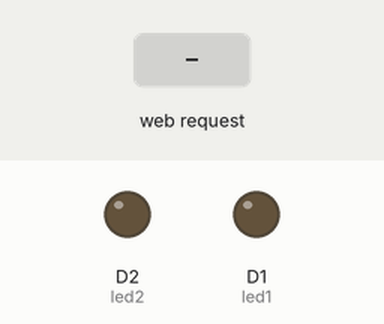
Simulated run of this sketch. Board: ESP8266 (NodeMCU). Shown: output pins drawn as LEDs (lit = HIGH). The inputs (shaded band) are chosen by the test bench. What the sketch prints to the serial monitor is not drawn.

Above: at 1.2 s.
1.3 s: HTTP request GET /LED1ON received
At 1.9 s:
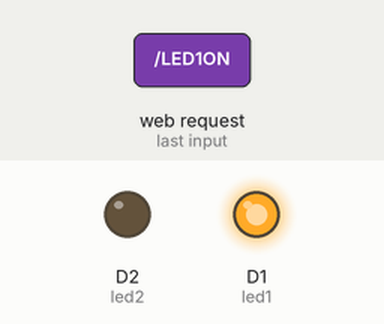
2.8 s: HTTP request GET /LED2ON received
At 4.0 s:
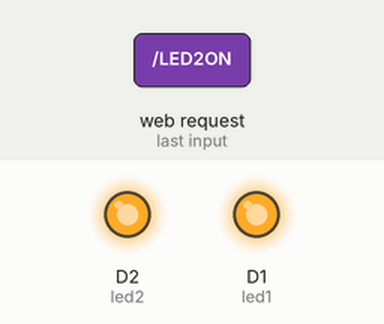
4.3 s: HTTP request GET /LED1OFF received
At 5.4 s:
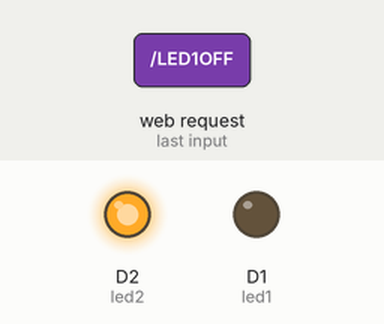
5.8 s: HTTP request GET /LED2OFF received
At 6.6 s:
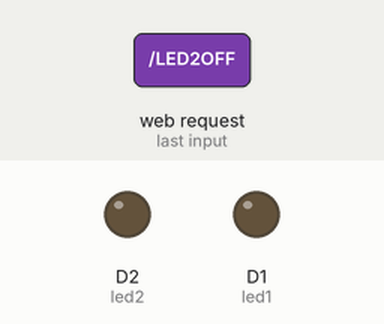
Timing chart, 0 to 8.3 s (numbered marks = the images above; inputs shaded):
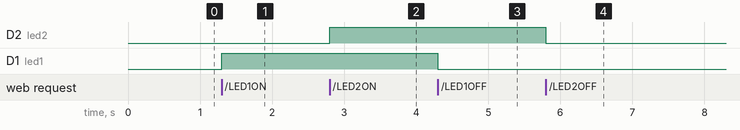

The sketch:

ledCtrl.ino
```cpp
#include <ESP8266WiFi.h>
WiFiServer server(80);
const char* ssid = "NodeMCU";
const char* password = "12345678";
int led1 = D1;
int led2 = D2;
void setup() {
  Serial.begin(9600);
  pinMode(led1, OUTPUT);
  pinMode(led2, OUTPUT);
  digitalWrite(led1, LOW);
  digitalWrite(led2, LOW);

  WiFi.softAP(ssid, password);
  Serial.println("Soft AP Started");
  Serial.print("IP Address: ");
  Serial.println(WiFi.softAPIP());

  server.begin();
}

void loop() {
  WiFiClient client = server.available();
  if (!client) return;

  String request = client.readStringUntil('\r');
  client.flush();

  if (request.indexOf("/LED1ON") != -1)
    digitalWrite(led1, HIGH);

  if (request.indexOf("/LED1OFF") != -1)
    digitalWrite(led1, LOW);

  if (request.indexOf("/LED2ON") != -1)
    digitalWrite(led2, HIGH);

  if (request.indexOf("/LED2OFF") != -1)
    digitalWrite(led2, LOW);

  client.println("HTTP/1.1 200 OK");
  client.println("Content-Type: text/html");
  client.println();
  client.println("<html><body>");
  client.println("<h2>ESP8266 Two LED Control</h2>");
  client.println("<p>LED 1</p>");
  client.println("<a href=\"/LED1ON\"><button>ON</button></a>");
  client.println("<a href=\"/LED1OFF\"><button>OFF</button></a>");
  client.println("<p>LED 2</p>");
  client.println("<a href=\"/LED2ON\"><button>ON</button></a>");
  client.println("<a href=\"/LED2OFF\"><button>OFF</button></a>");
  client.println("</body></html>");

  delay(1);
}
```

Measured:
- after the input at 1.3 s, D1 (led1): LOW → HIGH at once
- after the input at 2.8 s, D2 (led2): LOW → HIGH at once
- after the input at 4.3 s, D1 (led1): HIGH → LOW at once
- after the input at 5.8 s, D2 (led2): HIGH → LOW at once
